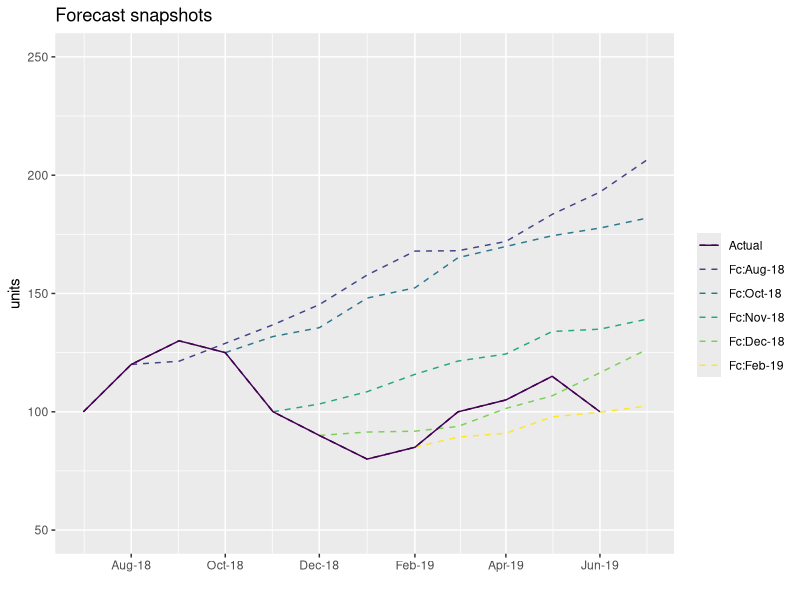
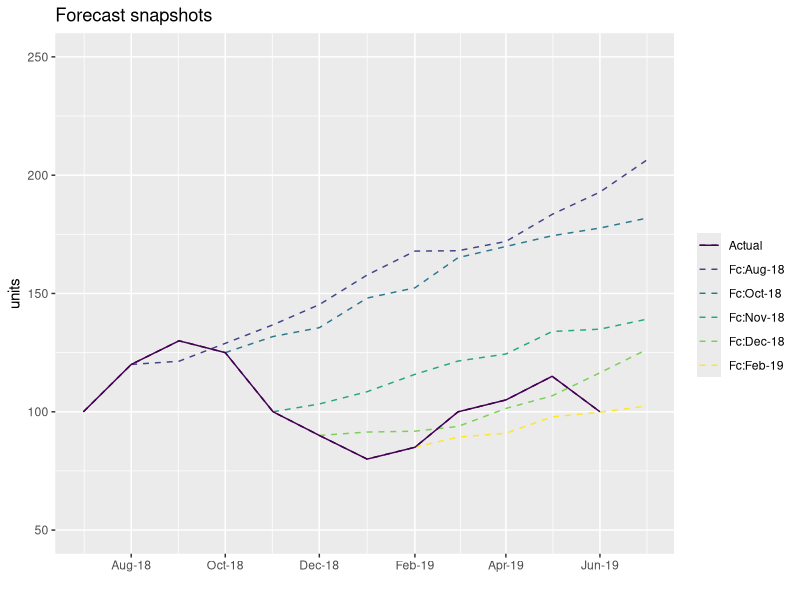

Reproduce these figures in R, in order.

# Setup -------------------------------------------------------------------

library(tidyverse)
library(lubridate)


# Ambitious forecasting plots ---------------------------------------------

months <- seq.Date(from = ymd("20180701"), to = ymd("20190601"), by = "month") %>% 
  glimpse()

actual <- c(100, 120, 130, 125, 100, 90, 80, 85, 100, 105, 115, 100)

act_tbl <- bind_cols(list(month = months, qty = actual, type = rep("Actual", 12)))

exp_growth <- function(st_act, st_mon, gr_in = 1.1, gr_min = 1, n_per = 12) {
  # Create tibble of exponential growth
  # st_act = starting actual volume for period 0
  # st_mon = starting month (date)
  # gr_in = maximumn period on period growth
  # gr_min = minimum period on period growth
  # n_per = number of periods to return
  
  gr_pop <- c(1, runif(n_per - 1, min = gr_min, max = gr_in)) %>%
    cumprod() # %>% glimpse()
  
  # st_act = actual[3]; st_mon = months[3]
  
  bind_cols(list(month = seq.Date(st_mon, length.out = n_per, by = "month"),
                 qty = gr_pop * st_act,
                 type = rep(str_c("Fc", format(st_mon, "%b-%y"), sep = ":"), n_per)))
  
}


# . Build fcst data -------------------------------------------------------

fcst_per <- seq.Date(ymd("20180801"), by = "2 month", length.out = 4)

fcst_per <- c(fcst_per, ymd("20181101"))

fcst_lst <- vector("list", fcst_per %>% length())

set.seed(1234)

for (i in seq_along(fcst_per)) {
  
  mon_snap <- fcst_per[[i]]
  mon_act <-
    act_tbl %>% 
      filter(month == mon_snap) %>% 
      pull(qty) %>% head(1)
  
  fcst_lst[[i]] <-
    exp_growth(st_act = mon_act,
               st_mon = mon_snap, gr_in = 1.1, gr_min = 1, n_per = 12)
    
  
}

actfcst <- 
  bind_rows(act_tbl, fcst_lst) %>%   
  mutate(type = factor(type,
                       levels = c("Actual",
                                  fcst_per %>% sort() %>% 
                                    format("%b-%y") %>% 
                                    str_c("Fc:", ., sep = ""))))


# Plot data ---------------------------------------------------------------

actfcst_p <- 
  actfcst %>%
  ggplot(aes(x = month, y = qty, colour = type)) +
  geom_line(linetype = "dashed") +
  geom_line(data = actfcst %>% filter(type == "Actual")) +
  scale_y_continuous(limits = c(50, 250)) +
  scale_x_date(date_breaks = "2 month",
               date_labels = "%b-%y",
               limits = c(ymd("20180701"), ymd("20190701"))) +
  scale_colour_viridis_d("") +
  labs(title = "Forecast snapshots",
       y = "units", x = "")

actfcst_p  


# Save plot ---------------------------------------------------------------

ggsave("./static/img/fcst_snaps.jpg", actfcst_p, width = 31, height = 10.5, units = "cm")
